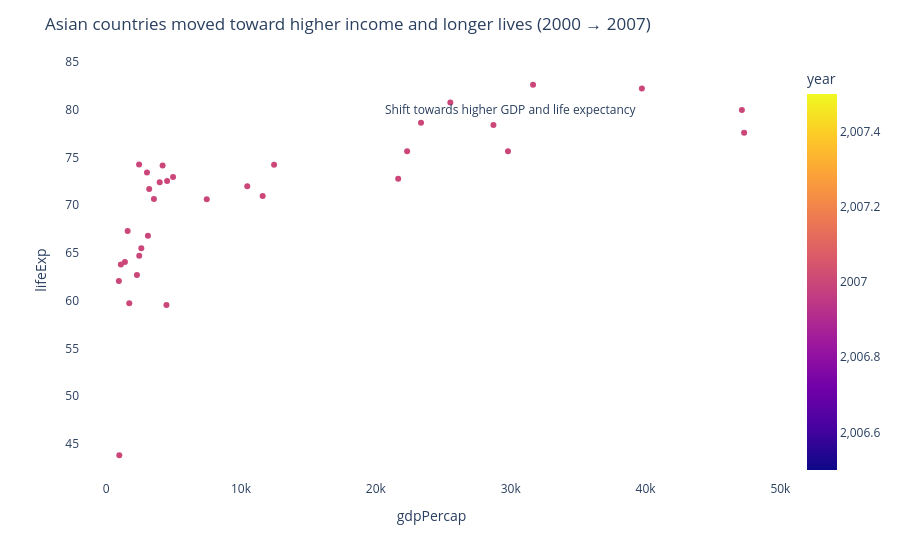

This figure's notebook cell:
### Code cell
# Task 1 — Scatter: GDP vs Life Expectancy (2000 vs 2007)
# ------------------------------------------------------

continent_choice = "Asia"

scatter_df = df[
    (df['continent'] == continent_choice) &
    (df['year'].isin([2000, 2007]))
]

fig = px.scatter(
    scatter_df,
    x="gdpPercap",
    y="lifeExp",
    color="year",
    hover_name="country",
    color_discrete_map={2000: "##D3D3D3", 2007: "#442220"}  # grey vs highlight
)

# Optional: add annotation showing general shift
fig.add_annotation(
    x=30000, y=80,
    text="Shift towards higher GDP and life expectancy",
    showarrow=False,
    font=dict(size=12)
)

fig.update_layout(
    title="Asian countries moved toward higher income and longer lives (2000 → 2007)",
    plot_bgcolor="white",
    paper_bgcolor="white"
)

fig.update_xaxes(showgrid=False)
fig.update_yaxes(showgrid=False)

fig.show()

### Figure 1 — Plotly figure (JSON) as saved in the notebook; plotly's stock layout.template omitted (floating-point values rounded to 4 significant figures)
{"data": [{"hovertemplate": "<b>%{hovertext}</b><br><br>gdpPercap=%{x}<br>lifeExp=%{y}<br>year=%{marker.color}<extra></extra>", "hovertext": ["Afghanistan", "Bahrain", "Bangladesh", "Cambodia", "China", "Hong Kong, China", "India", "Indonesia", "Iran", "Iraq", "Israel", "Japan", "Jordan", "Korea, Dem. Rep.", "Korea, Rep.", "Kuwait", "Lebanon", "Malaysia", "Mongolia", "Myanmar", "Nepal", "Oman", "Pakistan", "Philippines", "Saudi Arabia", "Singapore", "Sri Lanka", "Syria", "Taiwan", "Thailand", "Vietnam", "West Bank and Gaza", "Yemen, Rep."], "legendgroup": "", "marker": {"color": [2007, 2007, 2007, 2007, 2007, 2007, 2007, 2007, 2007, 2007, 2007, 2007, 2007, 2007, 2007, 2007, 2007, 2007, 2007, 2007, 2007, 2007, 2007, 2007, 2007, 2007, 2007, 2007, 2007, 2007, 2007, 2007, 2007], "coloraxis": "coloraxis", "symbol": "circle"}, "mode": "markers", "name": "", "orientation": "v", "showlegend": false, "type": "scatter", "x": [974.6, 29800.0, 1391.0, 1714.0, 4959.0, 39720.0, 2452.0, 3541.0, 11610.0, 4471.0, 25520.0, 31660.0, 4519.0, 1593.0, 23350.0, 47310.0, 10460.0, 12450.0, 3096.0, 944.0, 1091.0, 22320.0, 2606.0, 3190.0, 21650.0, 47140.0, 3970.0, 4185.0, 28720.0, 7458.0, 2442.0, 3025.0, 2281.0], "xaxis": "x", "y": [43.83, 75.64, 64.06, 59.72, 72.96, 82.21, 64.7, 70.65, 70.96, 59.55, 80.75, 82.6, 72.53, 67.3, 78.62, 77.59, 71.99, 74.24, 66.8, 62.07, 63.78, 75.64, 65.48, 71.69, 72.78, 79.97, 72.4, 74.14, 78.4, 70.62, 74.25, 73.42, 62.7], "yaxis": "y"}], "layout": {"annotations": [{"font": {"size": 12}, "showarrow": false, "text": "Shift towards higher GDP and life expectancy", "x": 30000, "y": 80}], "coloraxis": {"colorbar": {"title": {"text": "year"}}, "colorscale": [[0, "#0d0887"], [0.1111, "#46039f"], [0.2222, "#7201a8"], [0.3333, "#9c179e"], [0.4444, "#bd3786"], [0.5556, "#d8576b"], [0.6667, "#ed7953"], [0.7778, "#fb9f3a"], [0.8889, "#fdca26"], [1, "#f0f921"]]}, "legend": {"tracegroupgap": 0}, "margin": {"t": 60}, "paper_bgcolor": "white", "plot_bgcolor": "white", "title": {"text": "Asian countries moved toward higher income and longer lives (2000 → 2007)"}, "xaxis": {"anchor": "y", "domain": [0, 1], "showgrid": false, "title": {"text": "gdpPercap"}}, "yaxis": {"anchor": "x", "domain": [0, 1], "showgrid": false, "title": {"text": "lifeExp"}}}}
